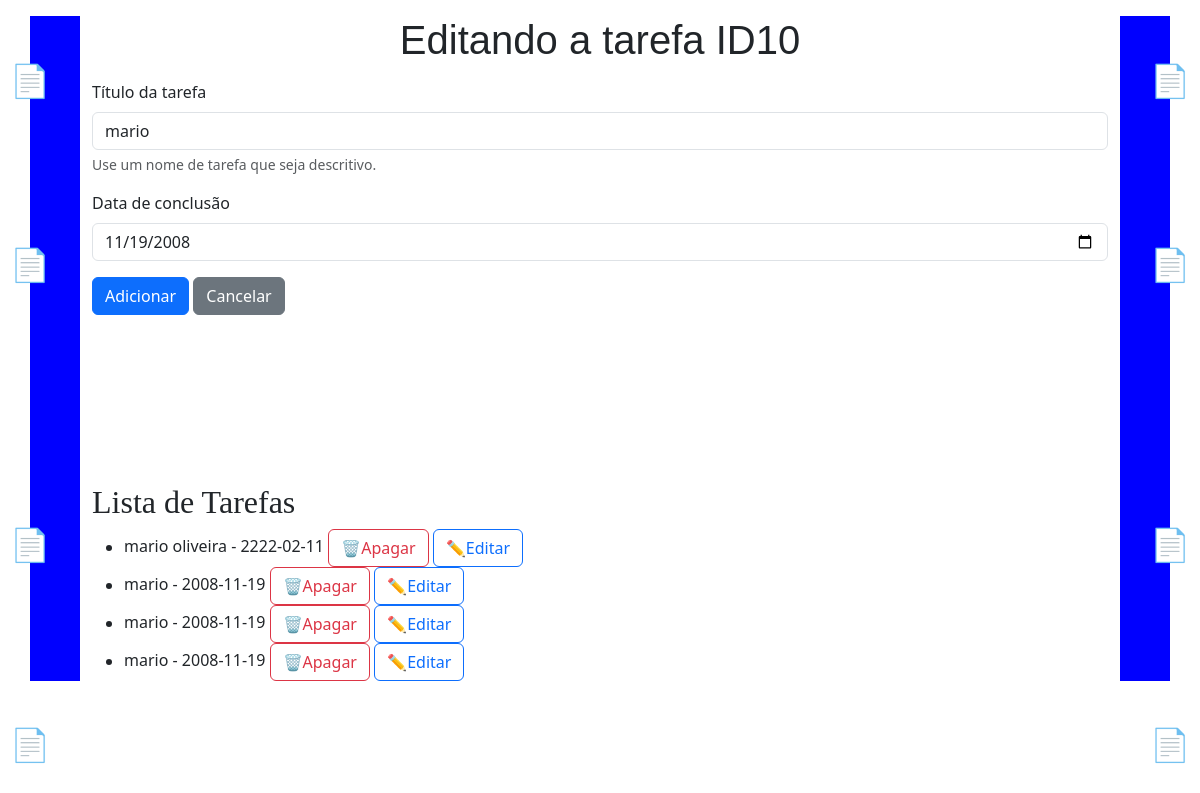
Page /update/10 on the committed database.
### tables this page shows
CREATE TABLE tarefas (
        id INTEGER PRIMARY KEY AUTOINCREMENT,
        titulo_tarefa TEXT NOT NULL,
        data_conclusao TEXT);

### app.py (the view)
@app.route('/update/<int:idTarefa>', methods=['GET', 'POST'])
def update(idTarefa):
    tarefas = None
    if request.method== 'POST':
        titulo = request.form['titulo-tarefa']
        data = request.form['data-conclusao']
        tarefa = Tarefa(titulo, data, idTarefa)
        tarefa.atualizar_tarefa()
        return redirect(url_for('agenda'))
    tarefas = Tarefa.obter_tarefas()
    tarefa_selecionada = Tarefa.id(idTarefa)
    return render_template('agenda.html', titulo=f'Editando a tarefa ID{idTarefa}', tarefas=tarefas,tarefa_selecionada=tarefa_selecionada)

### models/database.py (called while the page is built)
    def buscar_tudo(self, query: str, params: tuple = ()) -> list[Any]:
        self.cursor.execute(query, params)
        return self.cursor.fetchall()

    def close(self) -> None:
        self.connection.close()

    def __enter__(self) -> Self:
        return self

    def __exit__(self, exc_type: Optional[Type[BaseException]],
                  exc_value: Optional[BaseException], tb: Optional[TracebackType]) -> None:
        if exc_type is not None:
            print('Excecao capturada no contexto:')
            print(f'Tipo: {exc_type.__name__}')
            print(f'Mensagem: {exc_value}')
            print('TraceBack completo:')
            traceback.print_tb(tb)
        self.close()

### models/tarefa.py (called while the page is built)
    @classmethod
    def id(cls, id: int) -> Self:
        with Database('./data/tarefas.sqlite3') as db:
            query: str = 'SELECT titulo_tarefa, data_conclusao FROM tarefas WHERE id = ?;'
            params: tuple = (id,)
            resultado: list[Any] = db.buscar_tudo(query, params)
            [[titulo, data]] = resultado
        return cls(id_tarefa=id, titulo_tarefa=titulo, data_conclusao=data)

    @classmethod
    def obter_tarefas(cls) -> list[Self]:
        with Database('./data/tarefas.sqlite3') as db:
            query: str = 'SELECT titulo_tarefa, data_conclusao, id FROM tarefas;'
            resultados: list[Any] = db.buscar_tudo(query)
            tarefas: list[Self] = [cls(titulo, data, id) for titulo, data, id in resultados]
            return tarefas

### templates/agenda.html
{% extends "base.html" %}
{% block content %}
    <form class="mt-3" method="POST">
        <div class="mb-3">
            <label for="titulo-tarefa" class="form-label">Título da tarefa</label>
            <input type="text" class="form-control" name="titulo-tarefa" id="titulo-tarefa" aria-describedby="ajudaNomeTarefa" value="{{ tarefa_selecionada.titulo_tarefa if tarefa_selecionada else '' }}" required>
            <div id="ajudaNomeTarefa" class="form-text">Use um nome de tarefa que seja descritivo.</div>
        </div>
        <div class="mb-3">
            <label for="data-conclusao" class="form-label">Data de conclusão</label>
            <input type="date" class="form-control" id="data-conclusao" name="data-conclusao" id="data-conclusao"
            value="{{ tarefa_selecionada.data_conclusao if tarefa_selecionada else '' }}">
        </div>
        <button type="submit" class="btn btn-primary">Adicionar</button>
        {% if tarefa_selecionada %}
            <a href="{{url_for('agenda') }}" class="btn btn-secondary">Cancelar</a>
        {% endif %}
        <br>
        <br>
        <br>
        <br>
        <br>
        <br>
        <br>
        <br>
    </form>
        <div class="Notas esquerda" style="top: 7%;">📄</div>
        <div class="Notas esquerda" style="top: 30%;">📄</div>
        <div class="Notas esquerda" style="top: 65%;">📄</div>
        <div class="Notas esquerda" style="top: 90%;">📄</div>
        <div class="Notas direita" style="top: 7%;">📄</div>
        <div class="Notas direita" style="top: 30%;">📄</div>
        <div class="Notas direita" style="top: 65%;">📄</div>
        <div class="Notas direita" style="top: 90%;">📄</div>
    <h2>Lista de Tarefas</h2>
        {% if tarefas %}
            <ul>
                {% for tarefa in tarefas %}
                    <li>{{ tarefa.titulo_tarefa }} - {{ tarefa.data_conclusao }} <a href="{{ url_for
                      ('delete', idTarefa=tarefa.id_tarefa)}}" class="btn btn-outline-danger"> 🗑️Apagar</a>
                      <a href="{{url_for('update', idTarefa=tarefa.id_tarefa) }}" class="btn btn-outline-primary"> ✏️Editar</a>
                    </li>
                {% endfor %}
            </ul>
        {% else %}
            <p>Nenhuma tarefa cadastrada</p>
        {% endif %}
{% endblock %}

### static/style.css (style rules this page uses)
html, body { height:40px; }
h2 { font-family: cursive; color: darkblue; }
body { background-color: whitesmoke; text-align: center; border-left: 50px solid blue; border-right: 50px solid blue; height: auto; }
a { text-align: center; font-family: Monospace Courier 'Times New Roman', Times, serif; font-size: 1.5rem; color: blue; text-decoration: underline; }
input { background-color: #d7d8fa; border-color:#c7c4de; }
button { background-color: #d7d8fa; border-color:#c7c4de; }
.Notas { position: fixed; font-size: 2rem; color: #9f2c3f; animation: piscar 1.5s infinite alternate; z-index: 1000; }
.Notas.esquerda { left: 10px; top: 20%; }
.Notas.direita { right: 10px; top: 40%; }

### rows in the picture
tarefas: titulo-tarefa "mario", data-conclusao "11/19/2008", titulo_tarefa "mario", data_conclusao "2008-11-19"
tarefas: titulo_tarefa "mario oliveira", data_conclusao "2222-02-11"
tarefas: titulo_tarefa "mario", data_conclusao "2008-11-19"
tarefas: titulo_tarefa "mario", data_conclusao "2008-11-19"

### other values in the picture
{{ titulo }} "Editando a tarefa ID10"
